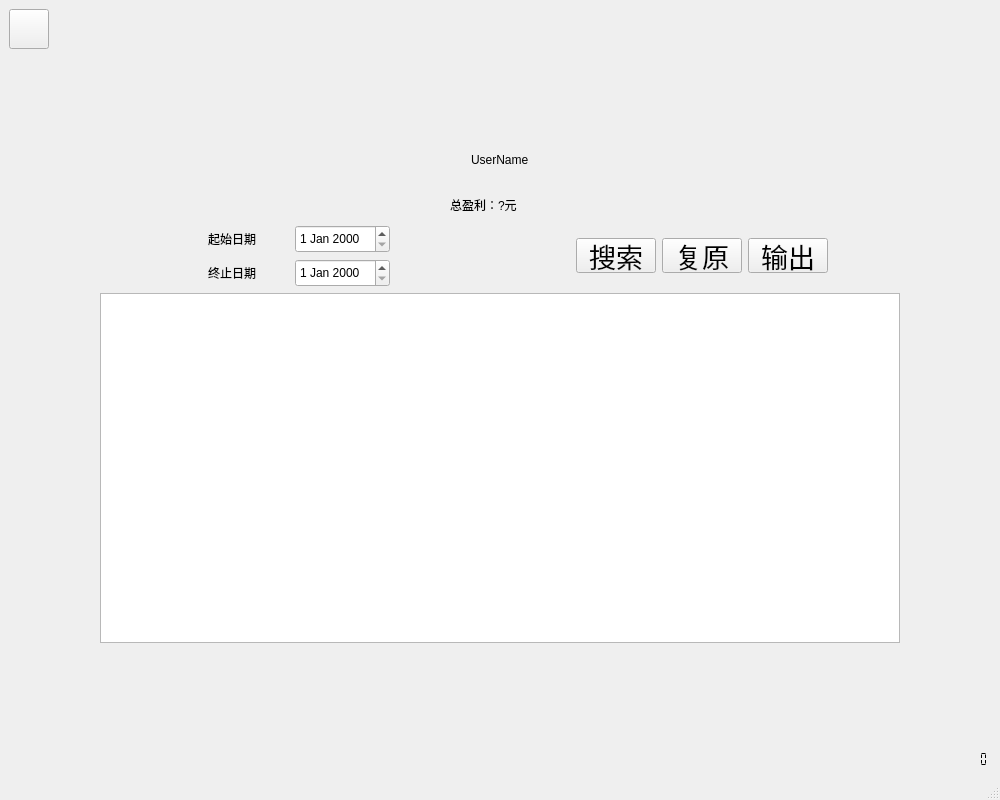
<?xml version="1.0" encoding="UTF-8"?>
<ui version="4.0">
 <class>PlaceMainWindow</class>
 <widget class="QMainWindow" name="PlaceMainWindow">
  <property name="geometry">
   <rect>
    <x>0</x>
    <y>0</y>
    <width>1000</width>
    <height>800</height>
   </rect>
  </property>
  <property name="minimumSize">
   <size>
    <width>1000</width>
    <height>800</height>
   </size>
  </property>
  <property name="windowTitle">
   <string>MainWindow</string>
  </property>
  <widget class="QWidget" name="centralwidget">
   <layout class="QGridLayout" name="gridLayout_2">
    <item row="0" column="0">
     <layout class="QVBoxLayout" name="verticalLayout">
      <item>
       <layout class="QHBoxLayout" name="horizontalLayout_4">
        <item>
         <widget class="QPushButton" name="BackButton">
          <property name="minimumSize">
           <size>
            <width>40</width>
            <height>40</height>
           </size>
          </property>
          <property name="maximumSize">
           <size>
            <width>40</width>
            <height>40</height>
           </size>
          </property>
          <property name="styleSheet">
           <string notr="true">font: 36pt &quot;.SF NS Text&quot;;</string>
          </property>
          <property name="text">
           <string/>
          </property>
          <property name="icon">
           <iconset>
            <normaloff>../../Downloads/返回.png</normaloff>../../Downloads/返回.png</iconset>
          </property>
         </widget>
        </item>
        <item>
         <spacer name="horizontalSpacer_7">
          <property name="orientation">
           <enum>Qt::Horizontal</enum>
          </property>
          <property name="sizeHint" stdset="0">
           <size>
            <width>40</width>
            <height>20</height>
           </size>
          </property>
         </spacer>
        </item>
       </layout>
      </item>
      <item>
       <spacer name="verticalSpacer">
        <property name="orientation">
         <enum>Qt::Vertical</enum>
        </property>
        <property name="sizeHint" stdset="0">
         <size>
          <width>20</width>
          <height>40</height>
         </size>
        </property>
       </spacer>
      </item>
     </layout>
    </item>
    <item row="0" column="1">
     <spacer name="verticalSpacer_3">
      <property name="orientation">
       <enum>Qt::Vertical</enum>
      </property>
      <property name="sizeHint" stdset="0">
       <size>
        <width>20</width>
        <height>40</height>
       </size>
      </property>
     </spacer>
    </item>
    <item row="1" column="0" colspan="4">
     <layout class="QHBoxLayout" name="horizontalLayout_8">
      <item>
       <spacer name="horizontalSpacer_13">
        <property name="orientation">
         <enum>Qt::Horizontal</enum>
        </property>
        <property name="sizeHint" stdset="0">
         <size>
          <width>65</width>
          <height>17</height>
         </size>
        </property>
       </spacer>
      </item>
      <item>
       <layout class="QGridLayout" name="gridLayout">
        <item row="0" column="0" colspan="2">
         <layout class="QHBoxLayout" name="horizontalLayout">
          <item>
           <spacer name="horizontalSpacer">
            <property name="orientation">
             <enum>Qt::Horizontal</enum>
            </property>
            <property name="sizeHint" stdset="0">
             <size>
              <width>40</width>
              <height>20</height>
             </size>
            </property>
           </spacer>
          </item>
          <item>
           <widget class="QLabel" name="UserName">
            <property name="minimumSize">
             <size>
              <width>0</width>
              <height>50</height>
             </size>
            </property>
            <property name="maximumSize">
             <size>
              <width>16777215</width>
              <height>50</height>
             </size>
            </property>
            <property name="styleSheet">
             <string notr="true">font: 36pt &quot;.SF NS Text&quot;;</string>
            </property>
            <property name="text">
             <string>UserName</string>
            </property>
           </widget>
          </item>
          <item>
           <spacer name="horizontalSpacer_2">
            <property name="orientation">
             <enum>Qt::Horizontal</enum>
            </property>
            <property name="sizeHint" stdset="0">
             <size>
              <width>40</width>
              <height>20</height>
             </size>
            </property>
           </spacer>
          </item>
         </layout>
        </item>
        <item row="1" column="0" colspan="2">
         <layout class="QHBoxLayout" name="horizontalLayout_2">
          <item>
           <spacer name="horizontalSpacer_9">
            <property name="orientation">
             <enum>Qt::Horizontal</enum>
            </property>
            <property name="sizeHint" stdset="0">
             <size>
              <width>98</width>
              <height>20</height>
             </size>
            </property>
           </spacer>
          </item>
          <item>
           <widget class="QLabel" name="TotalProfit">
            <property name="minimumSize">
             <size>
              <width>100</width>
              <height>28</height>
             </size>
            </property>
            <property name="styleSheet">
             <string notr="true">font: 20pt &quot;.SF NS Text&quot;;</string>
            </property>
            <property name="text">
             <string>总盈利：?元</string>
            </property>
           </widget>
          </item>
          <item>
           <spacer name="horizontalSpacer_10">
            <property name="orientation">
             <enum>Qt::Horizontal</enum>
            </property>
            <property name="sizeHint" stdset="0">
             <size>
              <width>118</width>
              <height>20</height>
             </size>
            </property>
           </spacer>
          </item>
         </layout>
        </item>
        <item row="2" column="0">
         <layout class="QHBoxLayout" name="horizontalLayout_3">
          <item>
           <spacer name="horizontalSpacer_3">
            <property name="orientation">
             <enum>Qt::Horizontal</enum>
            </property>
            <property name="sizeHint" stdset="0">
             <size>
              <width>40</width>
              <height>20</height>
             </size>
            </property>
           </spacer>
          </item>
          <item>
           <widget class="QLabel" name="StartLabel">
            <property name="minimumSize">
             <size>
              <width>81</width>
              <height>28</height>
             </size>
            </property>
            <property name="styleSheet">
             <string notr="true">font: 20pt &quot;.SF NS Text&quot;;</string>
            </property>
            <property name="text">
             <string>起始日期</string>
            </property>
           </widget>
          </item>
          <item>
           <widget class="QDateEdit" name="StartDateEdit">
            <property name="minimumSize">
             <size>
              <width>0</width>
              <height>28</height>
             </size>
            </property>
            <property name="maximumSize">
             <size>
              <width>16777215</width>
              <height>28</height>
             </size>
            </property>
           </widget>
          </item>
          <item>
           <spacer name="horizontalSpacer_4">
            <property name="orientation">
             <enum>Qt::Horizontal</enum>
            </property>
            <property name="sizeHint" stdset="0">
             <size>
              <width>40</width>
              <height>20</height>
             </size>
            </property>
           </spacer>
          </item>
         </layout>
        </item>
        <item row="2" column="1" rowspan="2">
         <layout class="QHBoxLayout" name="horizontalLayout_7">
          <item>
           <spacer name="horizontalSpacer_11">
            <property name="orientation">
             <enum>Qt::Horizontal</enum>
            </property>
            <property name="sizeHint" stdset="0">
             <size>
              <width>40</width>
              <height>20</height>
             </size>
            </property>
           </spacer>
          </item>
          <item>
           <widget class="QPushButton" name="FilterButton">
            <property name="minimumSize">
             <size>
              <width>0</width>
              <height>35</height>
             </size>
            </property>
            <property name="maximumSize">
             <size>
              <width>16777215</width>
              <height>35</height>
             </size>
            </property>
            <property name="font">
             <font>
              <family>.SF NS Text</family>
              <pointsize>20</pointsize>
              <weight>50</weight>
              <italic>false</italic>
              <bold>false</bold>
             </font>
            </property>
            <property name="styleSheet">
             <string notr="true">font: 20pt &quot;.SF NS Text&quot;;</string>
            </property>
            <property name="text">
             <string>搜索</string>
            </property>
           </widget>
          </item>
          <item>
           <widget class="QPushButton" name="ResetButton">
            <property name="minimumSize">
             <size>
              <width>0</width>
              <height>35</height>
             </size>
            </property>
            <property name="maximumSize">
             <size>
              <width>16777215</width>
              <height>35</height>
             </size>
            </property>
            <property name="font">
             <font>
              <family>.SF NS Text</family>
              <pointsize>20</pointsize>
              <weight>50</weight>
              <italic>false</italic>
              <bold>false</bold>
             </font>
            </property>
            <property name="styleSheet">
             <string notr="true">font: 20pt &quot;.SF NS Text&quot;;</string>
            </property>
            <property name="text">
             <string>复原</string>
            </property>
           </widget>
          </item>
          <item>
           <widget class="QPushButton" name="ExportButton">
            <property name="minimumSize">
             <size>
              <width>0</width>
              <height>35</height>
             </size>
            </property>
            <property name="maximumSize">
             <size>
              <width>16777215</width>
              <height>35</height>
             </size>
            </property>
            <property name="font">
             <font>
              <family>.SF NS Text</family>
              <pointsize>20</pointsize>
              <weight>50</weight>
              <italic>false</italic>
              <bold>false</bold>
             </font>
            </property>
            <property name="styleSheet">
             <string notr="true">font: 20pt &quot;.SF NS Text&quot;;</string>
            </property>
            <property name="text">
             <string>输出</string>
            </property>
           </widget>
          </item>
          <item>
           <spacer name="horizontalSpacer_12">
            <property name="orientation">
             <enum>Qt::Horizontal</enum>
            </property>
            <property name="sizeHint" stdset="0">
             <size>
              <width>40</width>
              <height>20</height>
             </size>
            </property>
           </spacer>
          </item>
         </layout>
        </item>
        <item row="3" column="0">
         <layout class="QHBoxLayout" name="horizontalLayout_6">
          <item>
           <spacer name="horizontalSpacer_5">
            <property name="orientation">
             <enum>Qt::Horizontal</enum>
            </property>
            <property name="sizeHint" stdset="0">
             <size>
              <width>40</width>
              <height>20</height>
             </size>
            </property>
           </spacer>
          </item>
          <item>
           <widget class="QLabel" name="FinishLabel">
            <property name="minimumSize">
             <size>
              <width>81</width>
              <height>28</height>
             </size>
            </property>
            <property name="styleSheet">
             <string notr="true">font: 20pt &quot;.SF NS Text&quot;;</string>
            </property>
            <property name="text">
             <string>终止日期</string>
            </property>
           </widget>
          </item>
          <item>
           <widget class="QDateEdit" name="FinishDateEdit">
            <property name="minimumSize">
             <size>
              <width>0</width>
              <height>28</height>
             </size>
            </property>
            <property name="maximumSize">
             <size>
              <width>16777215</width>
              <height>28</height>
             </size>
            </property>
           </widget>
          </item>
          <item>
           <spacer name="horizontalSpacer_6">
            <property name="orientation">
             <enum>Qt::Horizontal</enum>
            </property>
            <property name="sizeHint" stdset="0">
             <size>
              <width>40</width>
              <height>20</height>
             </size>
            </property>
           </spacer>
          </item>
         </layout>
        </item>
        <item row="4" column="0" colspan="2">
         <widget class="QTableWidget" name="tableWidget">
          <property name="minimumSize">
           <size>
            <width>800</width>
            <height>350</height>
           </size>
          </property>
          <property name="maximumSize">
           <size>
            <width>800</width>
            <height>350</height>
           </size>
          </property>
          <attribute name="verticalHeaderVisible">
           <bool>false</bool>
          </attribute>
         </widget>
        </item>
       </layout>
      </item>
      <item>
       <spacer name="horizontalSpacer_14">
        <property name="orientation">
         <enum>Qt::Horizontal</enum>
        </property>
        <property name="sizeHint" stdset="0">
         <size>
          <width>27</width>
          <height>17</height>
         </size>
        </property>
       </spacer>
      </item>
     </layout>
    </item>
    <item row="2" column="2">
     <spacer name="verticalSpacer_4">
      <property name="orientation">
       <enum>Qt::Vertical</enum>
      </property>
      <property name="sizeHint" stdset="0">
       <size>
        <width>20</width>
        <height>40</height>
       </size>
      </property>
     </spacer>
    </item>
    <item row="2" column="3">
     <layout class="QVBoxLayout" name="verticalLayout_2">
      <item>
       <spacer name="verticalSpacer_2">
        <property name="orientation">
         <enum>Qt::Vertical</enum>
        </property>
        <property name="sizeHint" stdset="0">
         <size>
          <width>20</width>
          <height>40</height>
         </size>
        </property>
       </spacer>
      </item>
      <item>
       <layout class="QHBoxLayout" name="horizontalLayout_5">
        <item>
         <spacer name="horizontalSpacer_8">
          <property name="orientation">
           <enum>Qt::Horizontal</enum>
          </property>
          <property name="sizeHint" stdset="0">
           <size>
            <width>40</width>
            <height>20</height>
           </size>
          </property>
         </spacer>
        </item>
        <item>
         <widget class="QLCDNumber" name="Time">
          <property name="minimumSize">
           <size>
            <width>140</width>
            <height>20</height>
           </size>
          </property>
          <property name="maximumSize">
           <size>
            <width>140</width>
            <height>20</height>
           </size>
          </property>
          <property name="styleSheet">
           <string notr="true">font: 13pt &quot;Arial&quot;;</string>
          </property>
          <property name="frameShape">
           <enum>QFrame::NoFrame</enum>
          </property>
          <property name="digitCount">
           <number>19</number>
          </property>
          <property name="segmentStyle">
           <enum>QLCDNumber::Flat</enum>
          </property>
         </widget>
        </item>
       </layout>
      </item>
     </layout>
    </item>
   </layout>
  </widget>
  <widget class="QMenuBar" name="menubar">
   <property name="geometry">
    <rect>
     <x>0</x>
     <y>0</y>
     <width>1000</width>
     <height>22</height>
    </rect>
   </property>
  </widget>
  <widget class="QStatusBar" name="statusbar"/>
 </widget>
 <resources/>
 <connections/>
</ui>
